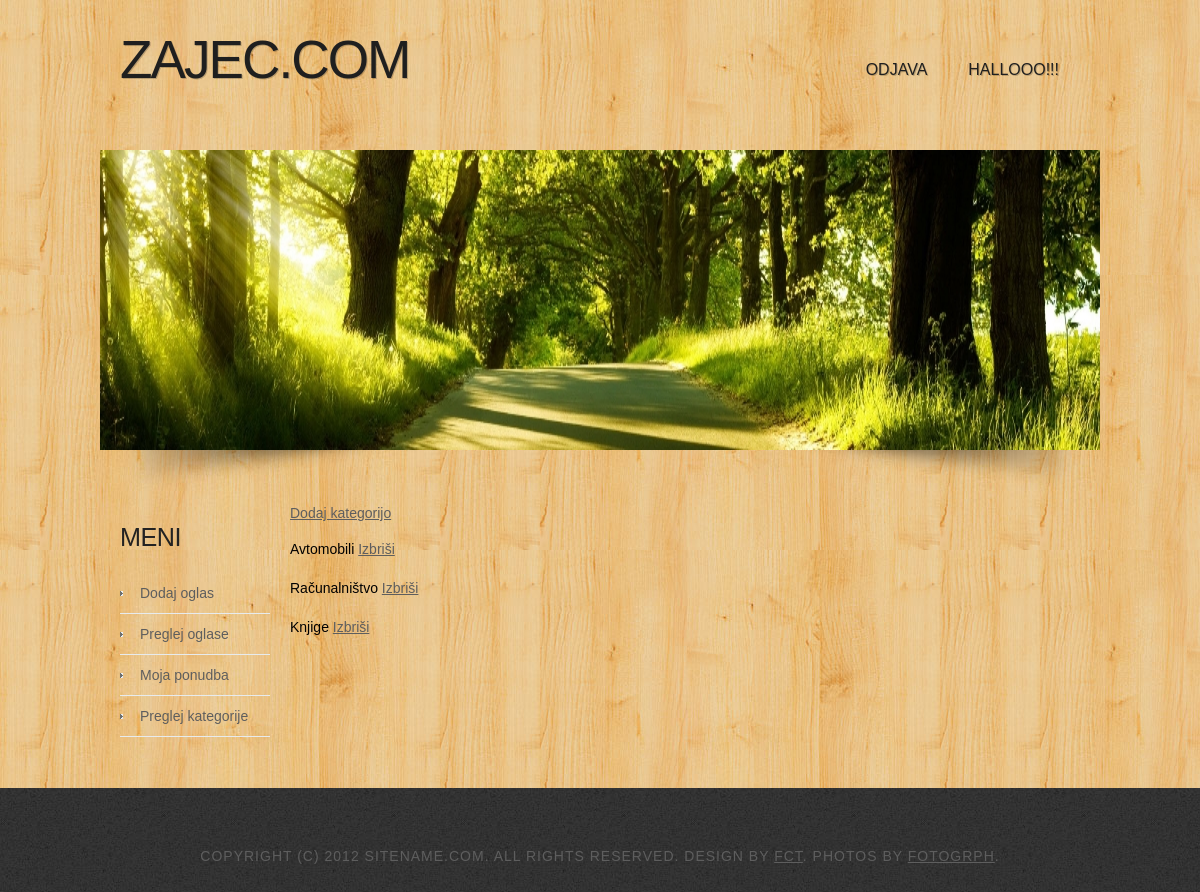
/categories_list.php (signed in), run on the app's committed database.
### tables this page shows
CREATE TABLE `categories` (
  `id` int(11) NOT NULL,
  `name` varchar(40) NOT NULL
);

### categories_list.php (the view)
<?php
    include_once 'header.php';
    include_once 'database.php';
    echo '<a href="categories_add.php">Dodaj kategorijo</a><br /><br />';
    $sql = "SELECT *
            FROM categories c";
    $result = mysqli_query($conn, $sql);
    while ($row = mysqli_fetch_array($result)) {
        echo "<p>";
            echo $row['name'];
            echo ' <a href="categories_delete.php?id='.$row['id'].'"
                    onclick="return confirm(\'Ali ste prepričani?\');">
                   Izbriši </a>';
        echo "</p>";
    }
    include_once 'nav_menu.php';
    include_once 'footer.php';
?>

### header.php (shortened to what this page needs)
<!DOCTYPE html PUBLIC "-//W3C//DTD XHTML 1.0 Strict//EN" "http://www.w3.org/TR/xhtml1/DTD/xhtml1-strict.dtd">
<html xmlns="http://www.w3.org/1999/xhtml">
<head>
<link href="css/style.css" rel="stylesheet" type="text/css" media="screen" />
<link rel="stylesheet" href="fancybox/source/jquery.fancybox.css?v=2.1.4" type="text/css" media="screen" />
<link rel="stylesheet" href="fancybox/source/helpers/jquery.fancybox-buttons.css?v=1.0.5" type="text/css" media="screen" />
<link rel="stylesheet" href="fancybox/source/helpers/jquery.fancybox-thumbs.css?v=1.0.7" type="text/css" media="screen" />
</head>
<body>
<div id="wrapper">
	<div id="header-wrapper">
		<div id="header" class="container">
			<div id="logo">
				<h1><a href="index.php">ZAJEC.COM</a></h1>
			</div>
			<div id="menu">
				<ul>
					<?php
                                            if (isset($_SESSION['user_id'])) {
                                                echo '<li><a href="logout.php">Odjava</a></li>';
                                                echo '<li><a href="profile.php">'.$_SESSION['name'].'</a></li>';
                                            }
                                            else {
                                        ?>
					<li><a href="login.php">Prijava</a></li>
					<li><a href="registration.php">Registracija</a></li>
                                        <?php
                                            }
                                        ?>
				</ul>
			</div>
		</div>
		<div id="banner">
			<div class="content"><img src="images/img06.jpg" width="1000" height="300" alt="" /></div>
		</div>
	</div>
	<div id="page">
		<div id="content">

### nav_menu.php
</div>
		<div id="sidebar">
			<ul>
				<li>
					<h2>Meni</h2>
					<ul>
						<li><a href="ad_add.php">Dodaj oglas</a></li>
						<li><a href="ad_list.php">Preglej oglase</a></li>
						<li><a href="my_offers.php">Moja ponudba</a></li>
						<li><a href="categories_list.php">Preglej kategorije</a></li>
					</ul>
				</li>
			</ul>
		</div>
		<div style="clear: both;">&nbsp;</div>
	</div>

### footer.php
</div>
<div id="footer">
	<p>Copyright (c) 2012 Sitename.com. All rights reserved. Design by <a href="http://www.freecsstemplates.org">FCT</a>. Photos by <a href="http://fotogrph.com/">Fotogrph</a>.</p>
</div>
</body>
</html>

### css/style.css (style rules this page uses)
body { margin: 0; padding: 0; background: #050505 url(../images/img01.jpg) repeat; font-family: Arial, Helvetica, sans-serif; font-size: 14px; color: black; }
h1, h2, h3 { margin: 0; padding: 0; text-transform: uppercase; font-weight: normal; font-family: 'Oswald', sans-serif; font-weight: 200; color: #222222; }
h1 { font-size: 2em; }
h2 { font-size: 2.8em; }
p, ul, ol { margin-top: 0; line-height: 180%; }
a { color: #5E5E5E; }
#wrapper { background: #FFFFFF url(../images/img09.jpg) repeat; }
.container { width: 960px; margin: 0px auto; }
#header-wrapper { overflow: hidden; }
#header { width: 960px; height: 150px; margin: 0 auto; padding: 0px 0px; }
#logo { float: left; width: 300px; margin: 0; padding: 0; color: #FFFFFF; }
#logo h1 { line-height: 120px; letter-spacing: -2px; font-size: 3.8em; }
#logo h1 a { color: #1F1F1F; text-shadow: 1px 1px 0px rgba(0,0,0,.2); }
#logo a { border: none; background: none; text-decoration: none; color: #000000; }
#menu { float: right; width: 500px; height: 90px; margin: 0 auto; padding: 0; }
#menu ul { float: right; margin: 0; padding: 20px 0px 0px 0px; list-style: none; line-height: normal; }
#menu li { float: left; }
#menu a { display: block; line-height: 100px; margin-right: 1px; padding: 0px 20px 0px 20px; text-decoration: none; text-align: center; text-shadow: 1px 1px 0px rgba(0,0,0,.2); text-transform: uppercase; font-family: 'Oswald', sans-serif; font-size: 16px; font-weight: 300; color: #1F1F1F; border: none; }
#page { width: 960px; margin: 0 auto; padding: 5px 0px; }
#content { float: right; width: 780px; padding: 10px 10px 10px 10px; }
#sidebar { float: left; width: 150px; margin: 0px; padding: 30px 0px 0px 0px; }
#sidebar ul { margin: 0; padding: 0; list-style: none; }
#sidebar li { margin: 0; padding: 0; }
#sidebar li ul { margin: 0px 0px; padding-bottom: 30px; }
#sidebar li li { line-height: 40px; border-bottom: 1px solid #E7EBED; margin: 0px 0px; border-left: none; }
#sidebar li li a { padding: 0px 0px 0px 20px; background: url(images/img04.jpg) no-repeat left 50%; text-decoration: none; }
#sidebar h2 { height: 38px; padding: 0px 0px 10px 0px; letter-spacing: -.5px; font-size: 1.8em; color: #222222; }
#sidebar a { border: none; }
#footer { height: 140px; margin: 0 auto; padding: 50px 0 15px 0; font-family: 'Abel', sans-serif; }
#footer p { margin: 0; padding-top: 10px; letter-spacing: 1px; line-height: normal; font-size: 14px; text-transform: uppercase; text-align: center; color: #5E5E5E; }
#footer a { color: #5E5E5E; }
#banner { margin: 0px auto; width: 1000px; height: 340px; background: url(images/img03.png) no-repeat left bottom; }

### data on the page
categories: name "Avtomobili"
categories: name "Računalništvo"
categories: name "Knjige"

### other printed values
$_SESSION['name'] "HALLOOO!!!"
